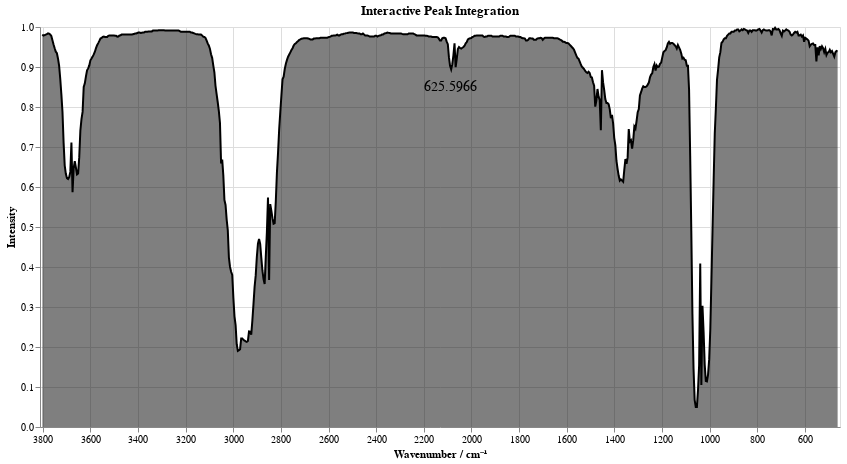

Source (notebook cell):
### Code cell
spectrum_methanol.interactive_integration()

### Figure 1 — Vega-Lite specification as saved in the notebook (floating-point values rounded to 4 significant figures; data arrays with more than 128 entries replaced by an {"elided": "..."} marker saying what was removed)
{"config": {"view": {"continuousWidth": 300, "continuousHeight": 300}}, "layer": [{"mark": {"type": "line"}, "encoding": {"color": {"value": "black"}, "x": {"axis": {"format": "0.0f"}, "field": "x", "scale": {"domain": [453.4, 3811.0]}, "sort": "descending", "title": "Wavenumber / cm⁻¹", "type": "quantitative"}, "y": {"field": "y", "title": "Intensity", "type": "quantitative"}}, "name": "view_1", "title": "Interactive Peak Integration"}, {"mark": {"type": "area", "color": "blue", "opacity": 0.5}, "encoding": {"color": {"value": "black"}, "x": {"axis": {"format": "0.0f"}, "field": "x", "scale": {"domain": [453.4, 3811.0]}, "sort": "descending", "title": "Wavenumber / cm⁻¹", "type": "quantitative"}, "y": {"field": "y", "title": "Intensity", "type": "quantitative"}}, "title": "Interactive Peak Integration", "transform": [{"filter": {"param": "param_5"}}]}, {"mark": {"type": "text", "align": "center", "baseline": "middle", "color": "black", "dx": 10, "dy": 10, "fontSize": 14}, "encoding": {"text": {"field": "integral", "format": ".4f", "type": "quantitative"}, "x": {"value": 400}, "y": {"value": 50}}, "transform": [{"filter": {"param": "param_5"}}, {"aggregate": [{"op": "sum", "field": "y", "as": "integral"}]}]}], "data": {"name": "data-2c357f46dbafd1fd2de7c662174dae73"}, "height": 400, "params": [{"name": "param_5", "select": {"type": "interval", "encodings": ["x"], "resolve": "intersect"}, "views": ["view_1"]}], "width": 800, "$schema": "https://vega.github.io/schema/vega-lite/v5.20.1.json", "datasets": {"data-2c357f46dbafd1fd2de7c662174dae73": {"elided": "713 records"}}}
